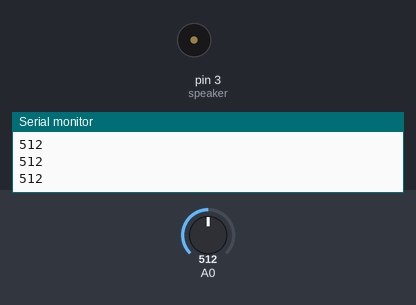
The sketch below on a simulated Arduino Uno, built with avr-gcc and run on an emulated ATmega328P. Shown: buzzer (waves = sounding), the last lines printed to the serial monitor. Inputs (shaded band) come from the test bench; at power-on: A0 = 512.

Above: at 1.2 s.
1.3 s: A0 set to 587
2.8 s: A0 set to 616
At 3.7 s:
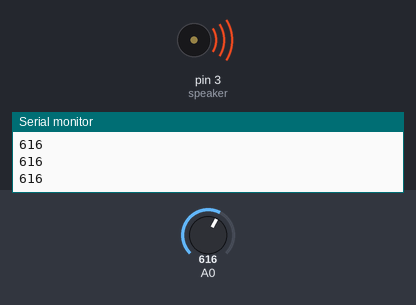
Timing chart, 0 to 5.8 s (numbered marks = the images above; inputs shaded):
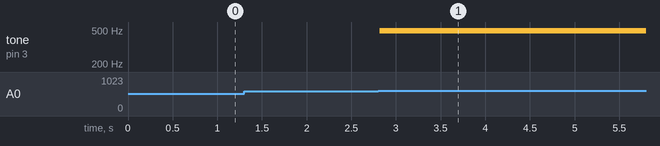

Measured:
- the behaviour switches between 600 and 601 on A0 (found by bisection; images 0 and 1)
- after the input at 2.8 s, tone on pin 3 (speaker): silent → 490 Hz at once

The sketch:

RemoteFinder.ino
```cpp
int speaker = 3;
void setup(){
    Serial.begin(9600);
    pinMode(6,INPUT);
    pinMode(3,OUTPUT);
    pinMode(speaker,OUTPUT);
}
void loop(){
    int Data = analogRead(A0);
    Serial.println(Data);
    if(Data > 600){
        delay(10);
        Data = analogRead(A0);
        if(1){
            analogWrite(speaker,225);
            delay(100);
            analogWrite(speaker,155);
            delay(100);
            analogWrite(speaker,0);

        }
    }


    delay(100);

    /*if((pulseIn(6, HIGH)) == 0){

        }
    } */


}
```
